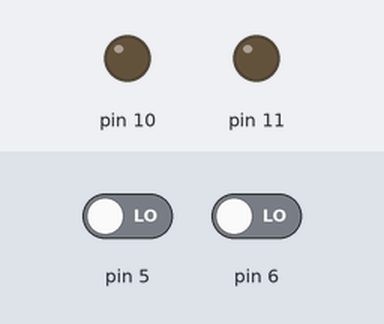
The sketch below on a simulated Arduino Uno, built with avr-gcc and run on an emulated ATmega328P. Shown: output pins drawn as LEDs (lit = HIGH). The test bench sets the inputs (shaded band); at power-on: pin 5 LOW, pin 6 LOW.

Above: at 1.2 s.
1.3 s: pin 5 driven HIGH
At 2.5 s:
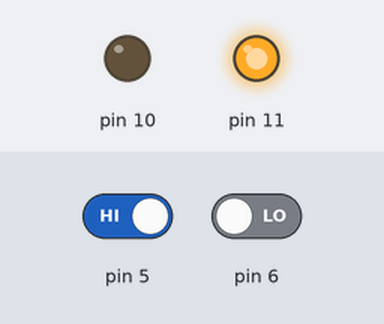
2.8 s: pin 6 driven HIGH
At 3.9 s:
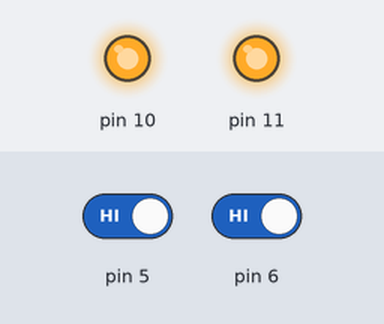
4.3 s: pin 5 driven LOW
At 5.0 s:
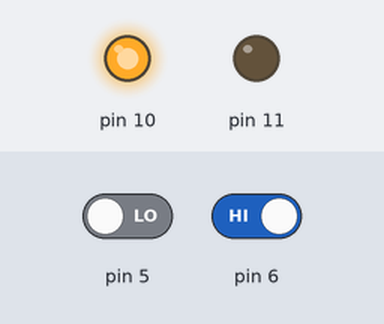
5.8 s: pin 6 driven LOW
At 6.2 s:
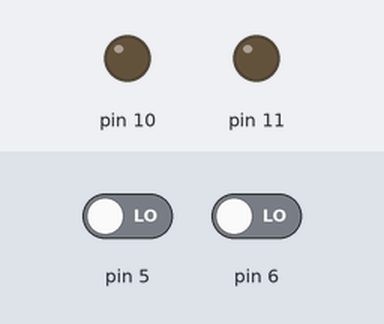
Timing chart, 0 to 8.3 s (numbered marks = the images above; inputs shaded):
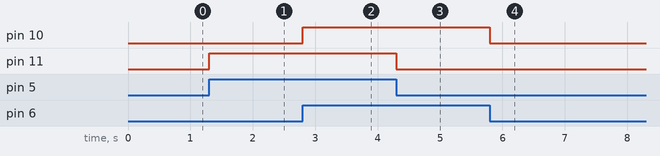

The sketch:

S2OP8abc.ino
```cpp
void setup() {
    //led pins
    pinMode(11, OUTPUT);
    pinMode(10, OUTPUT);
    //input pins
    pinMode(6, INPUT);
    pinMode(5, INPUT);
}

void loop() {
    //als input A high is zet output A op HIGH  zo niet zet ouput op low
    if (digitalRead(6) == HIGH) {
        digitalWrite(10, 1);
    } else {
        digitalWrite(10, 0);
    }

    //als input B high is zet output B op HIGH zo niet zet ouput op low
    if (digitalRead(5) == HIGH) {
        digitalWrite(11, 1);
    } else {
        digitalWrite(11, 0);
    }
}
```

Measured:
- after the input at 1.3 s, pin 11: LOW → HIGH at once
- after the input at 2.8 s, pin 10: LOW → HIGH at once
- after the input at 4.3 s, pin 11: HIGH → LOW at once
- after the input at 5.8 s, pin 10: HIGH → LOW at once
